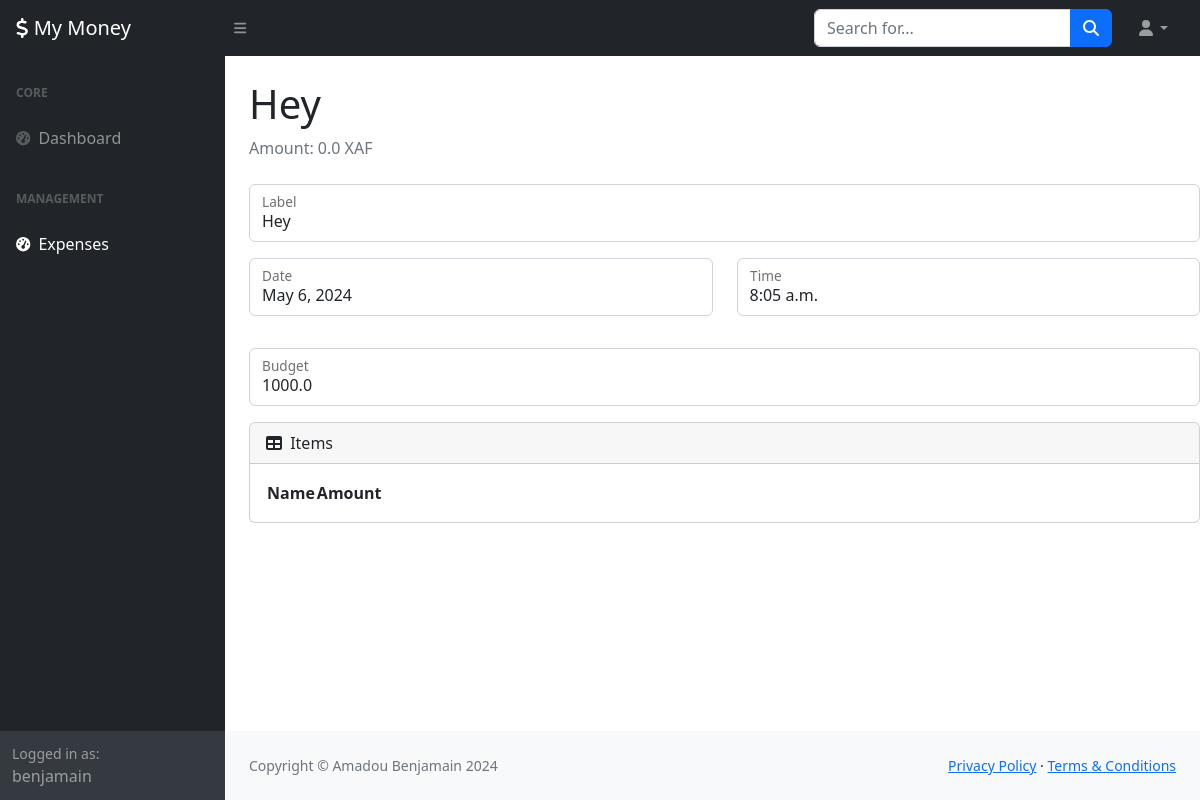
Page /expenses/2/show (signed in) on the committed database.
### App/models.py (models this page shows, shortened)
class Expense(models.Model):
    label = models.CharField("label", max_length=30)
    date = models.DateField("date")
    time = models.TimeField("time")
    budget = models.FloatField("budget")
    user = models.ForeignKey(User, on_delete=models.CASCADE)
    @property
    def amount(self):
        amount = 0.0
        for item in self.items.all():
            amount += item.amount
        return amount

### App/views.py (the view)
# urls.py: path('expenses/<int:id>/show', showExpense, name="show_expense"),
@login_required
def showExpense(request: HttpRequest, id: int):
    context = dict()
    context['xtitle'] = "Expenses"
    context['expense'] = Expense.objects.get(id=id)
    expense = context['expense']
    return render(request, expense.label, "Amount: " + str(expense.amount) + " XAF", "expenses/show.html", context)

### App/views.py (called while the page is built)
def render(request: HttpRequest, title: str, subTitle: str, template: str, context: Mapping[str, Any] = None):
    if (context == None):
        context = dict()
    context['title'] = title
    context['sub_title'] = subTitle
    if ("xtitle" not in context.keys()):
        context['xtitle'] = title
    return renderView(request, template, context)

### App/templates/expenses/show.html (shortened to what this page needs)
{% extends 'base.html' %}
{% block content %}
<div class="ms-4">
    <div class="form-floating mb-3">
        <input class="form-control" id="inputEmail" type="text" name="label" value="{{ expense.label }}" />
        <label for="inputEmail">Label</label>
    </div>
    <div class="row mb-3">
        <div class="col-md-6">
            <div class="form-floating mb-3 mb-md-0">
                <p class="form-control">{{ expense.date }}</p>
                <label for="inputFirstName">Date</label>
            </div>
        </div>
        <div class="col-md-6">
            <div class="form-floating">
                <p class="form-control" id="inputLastName">{{ expense.time }}</p>
                <label for="inputLastName">Time</label>
            </div>
        </div>
    </div>
    <div class="form-floating mb-3">
        <p class="form-control" >{{ expense.budget }}</p>
        <label for="inputEmail">Budget</label>
    </div>
    <div class="card">
        <div class="card-header col">
            <i class="fas fa-table me-1"></i> Items
        </div>
        <div class="card-body">
            <table id="datatablesSimple">
                <thead>
                    <tr>
                        <th>Name</th>
                        <th>Amount</th>
                    </tr>
                </thead>
            </table>
        </div>
    </div>
</div>
{% endblock %}

### App/templates/base.html (shortened to what this page needs)
{% load static %}
<!DOCTYPE html>
<html lang="en">
    <head>
        <link href="{% static 'js/bootstrap/css/bootstrap.min.css'%}" rel="stylesheet" />
        <link href="https://cdn.jsdelivr.net/npm/simple-datatables@7.1.2/dist/style.min.css" rel="stylesheet" />
        <link href="{% static 'css/styles.css'%}" rel="stylesheet" />
    </head>
    <body class="sb-nav-fixed">
        <nav class="sb-topnav navbar navbar-expand navbar-dark bg-dark">
            <a class="navbar-brand ps-3" href="{% url 'dashboard' %}"><i class="fas fa-dollar"></i> My Money</a>
            <button class="btn btn-link btn-sm order-1 order-lg-0 me-4 me-lg-0" id="sidebarToggle" href="#!"><i class="fas fa-bars"></i></button>
            <form class="d-none d-md-inline-block form-inline ms-auto me-0 me-md-3 my-2 my-md-0">
                <div class="input-group">
                    <input class="form-control" type="text" placeholder="Search for..." aria-label="Search for..." aria-describedby="btnNavbarSearch" />
                    <button class="btn btn-primary" id="btnNavbarSearch" type="button"><i class="fas fa-search"></i></button>
                </div>
            </form>
            <ul class="navbar-nav ms-auto ms-md-0 me-3 me-lg-4">
                <li class="nav-item dropdown">
                    <a class="nav-link dropdown-toggle" id="navbarDropdown" href="#" role="button" data-bs-toggle="dropdown" aria-expanded="false"><i class="fas fa-user fa-fw"></i></a>
                </li>
            </ul>
        </nav>
        <div id="layoutSidenav">
            <div id="layoutSidenav_nav">
                <nav class="sb-sidenav accordion sb-sidenav-dark" id="sidenavAccordion">
                    <div class="sb-sidenav-menu">
                        <div class="nav">
                            <div class="sb-sidenav-menu-heading">Core</div>
                            <a class="nav-link {% if xtitle == 'Dashboard' %}active{% endif %}" href="{% url 'dashboard' %}">
                                <div class="sb-nav-link-icon"><i class="fas fa-tachometer-alt"></i></div>
                                Dashboard
                            </a>
                            <div class="sb-sidenav-menu-heading">Management</div>
                            <a class="nav-link {% if xtitle == 'Expenses' %}active{% endif %}" href="{% url 'expenses' %}">
                                <div class="sb-nav-link-icon"><i class="fas fa-tachometer-alt"></i></div>
                                Expenses
                            </a>
                        </div>
                    </div>
                    <div class="sb-sidenav-footer">
                        <div class="small">Logged in as:</div>
                        {{ user.username }}
                    </div>
                </nav>
            </div>
            <div id="layoutSidenav_content">
                <main>
                    <div class="container-fluid px-4">
                        <h1 class="mt-4">{{ title }}</h1>
                        <ol class="breadcrumb mb-4">
                            <li class="breadcrumb-item active">{{ sub_title }}</li>
                        </ol>
                    </div>
                    {% block content %}
                    {% endblock %}
                </main>
                <footer class="py-4 bg-light mt-auto">
                    <div class="container-fluid px-4">
                        <div class="d-flex align-items-center justify-content-between small">
                            <div class="text-muted">Copyright &copy; Amadou Benjamain 2024</div>
                            <div>
                                <a href="#">Privacy Policy</a>
                                &middot;
                                <a href="#">Terms &amp; Conditions</a>
                            </div>
                        </div>
                    </div>
                </footer>
            </div>
        </div>
    </body>
</html>

### rows in the picture
Expense: label "Hey", date "May 6, 2024", time "8:05 a.m.", budget "1000.0"

### other values in the picture
{{ user.username }} "benjamain"
{{ sub_title }} "Amount: 0.0 XAF"
